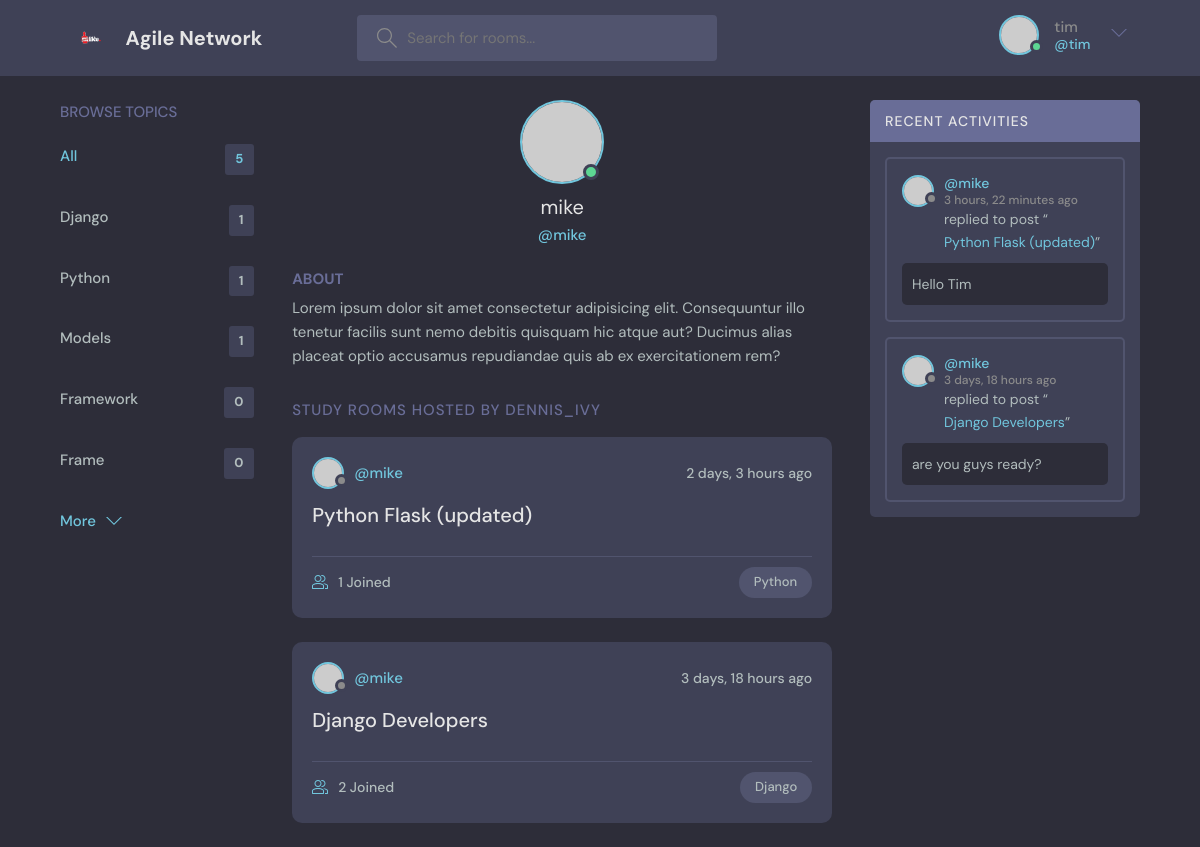
The page /profile/1/ (signed in) on the database its author committed.
### base/models.py (models this page shows, shortened)
class Topic(models.Model):
    name = models.CharField(max_length=200)

class Room(models.Model):
    host = models.ForeignKey(User, on_delete=models.SET_NULL, null=True)
    topic = models.ForeignKey(Topic, on_delete=models.SET_NULL, null=True)
    name = models.CharField(max_length=200)
    description = models.TextField(null=True, blank=True)
    participants = models.ManyToManyField(User, related_name='participants', blank=True)
    updated = models.DateTimeField(auto_now=True)
    created = models.DateTimeField(auto_now_add=True)
    class Meta:
        ordering = ['-updated', '-created']
    def __str__(self):
        return self.name

class Message(models.Model):
    user = models.ForeignKey(User, on_delete=models.CASCADE)
    room = models.ForeignKey(Room, on_delete=models.CASCADE)
    body = models.TextField()
    updated = models.DateTimeField(auto_now=True)
    created = models.DateTimeField(auto_now_add=True)
    class Meta:
        ordering = ['-updated', '-created']

### base/views.py (the view)
# urls.py: path('profile/<str:pk>/', views.UserProfile, name='user-profile'),
def UserProfile(request, pk):
    user = User.objects.get(id=pk)
    rooms = user.room_set.all()
    room_messages = user.message_set.all()
    topics = Topic.objects.all()
    context = {'user': user, 'rooms': rooms, 'room_messages': room_messages, 'topics': topics}
    return render(request, 'base/profile.html', context)

### base/templates/base/profile.html (shortened to what this page needs)
{% extends 'main.html' %}
{% block content %}
  <main class="profile-page layout layout--3">
    <div class="container">
      {% include 'base/topics.html' %}
      <div class="roomList">
        <div class="profile">
          <div class="profile__avatar">
            <div class="avatar avatar--large active">
              <img src="https://randomuser.me/api/portraits/men/11.jpg" />
            </div>
          </div>
          <div class="profile__info">
            <h3>{{user.username}}</h3>
            <p>@{{user.username}}</p>
          </div>
          <div class="profile__about">
            <h3>About</h3>
            <p>
              Lorem ipsum dolor sit amet consectetur adipisicing elit. Consequuntur illo tenetur
              facilis sunt nemo debitis quisquam hic atque aut? Ducimus alias placeat optio
              accusamus repudiandae quis ab ex exercitationem rem?
            </p>
          </div>
        </div>
        <div class="roomList__header">
          <div>
            <h2>Study Rooms Hosted by dennis_ivy</a>
            </h2>
          </div>
        </div>
        {% include 'base/feeds.html' %}
      </div>
      {% include 'base/activities.html' %}
    </div>
  </main>
{% endblock content %}

### templates/navbar.html (shortened to what this page needs)
{% load static %}
<header class="header header--loggedIn">
    <div class="container">
      <a href="{% url 'home' %}" class="header__logo">
        <img src="{% static 'images/logo.png' %}" />
        <h1>Agile Network</h1>
      </a>
      <form class="header__search" method="GET" action="{% url 'home' %}">
        <label>
          <input name="q" placeholder="Search for rooms..." />
        </label>
      </form>
      <nav class="header__menu">
        {% if request.user.is_authenticated %}
        <div class="header__user">
          <a href="{% url 'user-profile' request.user.id %}">
            <div class="avatar avatar--medium active">
              <img src="https://randomuser.me/api/portraits/men/37.jpg" />
            </div>
            <p>{{request.user.username}} <span>@{{request.user.username}}</span></p>
          </a>
          <button class="dropdown-button">
            <svg version="1.1" xmlns="http://www.w3.org/2000/svg" width="32" height="32" viewBox="0 0 32 32">
              <title>chevron-down</title>
              <path d="M16 21l-13-13h-3l16 16 16-16h-3l-13 13z"></path>
            </svg>
          </button>
        </div>
        {% else %}
        <a href="{% url 'login' %}">
          <img src="{% static 'images/avatar.svg' %}" />
          <p>Login</p>
        </a>
        {% endif %}
      </nav>
    </div>
  </header>

### base/templates/base/topics.html
<div class="topics">
    <div class="topics__header">
      <h2>Browse Topics</h2>
    </div>
    <ul class="topics__list">
      <li>
        <a href="{% url 'home' %}" class="active">All <span>{{topics.count}}</span></a>
      </li>
      {% for topic in topics %}
      <li>
        <a href="{% url 'home' %}?q={{topic.name}}">{{topic.name}} <span>{{topic.room_set.all.count}}</span></a>
      </li>
      {% endfor %}
    </ul>
    <a class="btn btn--link" href="{% url 'topics' %}">
      More
      <svg version="1.1" xmlns="http://www.w3.org/2000/svg" width="32" height="32" viewBox="0 0 32 32">
        <title>chevron-down</title>
        <path d="M16 21l-13-13h-3l16 16 16-16h-3l-13 13z"></path>
      </svg>
    </a>
  </div>

### base/templates/base/feeds.html (shortened to what this page needs)
{% for room in rooms %}
<div class="roomListRoom">
    <div class="roomListRoom__header">
      <a href="{% url 'user-profile' room.host.id %}" class="roomListRoom__author">
        <div class="avatar avatar--small">
          <img src="https://randomuser.me/api/portraits/women/11.jpg" />
        </div>
        <span>@{{room.host.username}}</span>
      </a>
      <div class="roomListRoom__actions">
        <span>{{room.created | timesince}} ago</span>
      </div>
    </div>
    <div class="roomListRoom__content">
      <a href="{% url 'room' room.id %}">{{room.name}}</a>
    </div>
    <div class="roomListRoom__meta">
      <a href="{% url 'room' room.id %}" class="roomListRoom__joined">
        {{room.participants.all.count}} Joined
      </a>
      <p class="roomListRoom__topic">{{room.topic.name}}</p>
    </div>
  </div>
{% endfor %}

### base/templates/base/activities.html (shortened to what this page needs)
<div class="activities">
    <div class="activities__header">
      <h2>Recent Activities</h2>
    </div>
    {% for message in room_messages %}
    <div class="activities__box">
      <div class="activities__boxHeader roomListRoom__header">
        <a href="{% url 'user-profile' message.user.id %}" class="roomListRoom__author">
          <div class="avatar avatar--small">
            <img src="https://randomuser.me/api/portraits/women/11.jpg" />
          </div>
          <p>
            @{{message.user}}
            <span>{{message.created | timesince}} ago</span>
          </p>
        </a>
      </div>
      <div class="activities__boxContent">
        <p>replied to post “<a href="{% url 'room' message.room.id %}">{{message.room}}</a>”</p>
        <div class="activities__boxRoomContent">
          {{message.body}}
        </div>
      </div>
    </div>
    {% endfor %}
  </div>

### rows shown on the page
Topic: name "Django", room_set.all.count "1"
Topic: name "Python", room_set.all.count "1"
Topic: name "Models", room_set.all.count "1"
Topic: name "Framework", room_set.all.count "0"
Topic: name "Frame", room_set.all.count "0"
Room: host.username "mike", created "2 days, 3 hours", name "Python Flask (updated)", participants.all.count "1", topic.name "Python"
Room: host.username "mike", created "3 days, 18 hours", name "Django Developers", participants.all.count "2", topic.name "Django"
Message: user "mike", created "3 hours, 22 minutes", room "Python Flask (updated)", body "Hello Tim"
Message: user "mike", created "3 days, 18 hours", room "Django Developers", body "are you guys ready?"

### other values the page prints
{{ request.user.username }} "tim"
{{ topics.count }} "5"
{{ user.username }} "mike"
